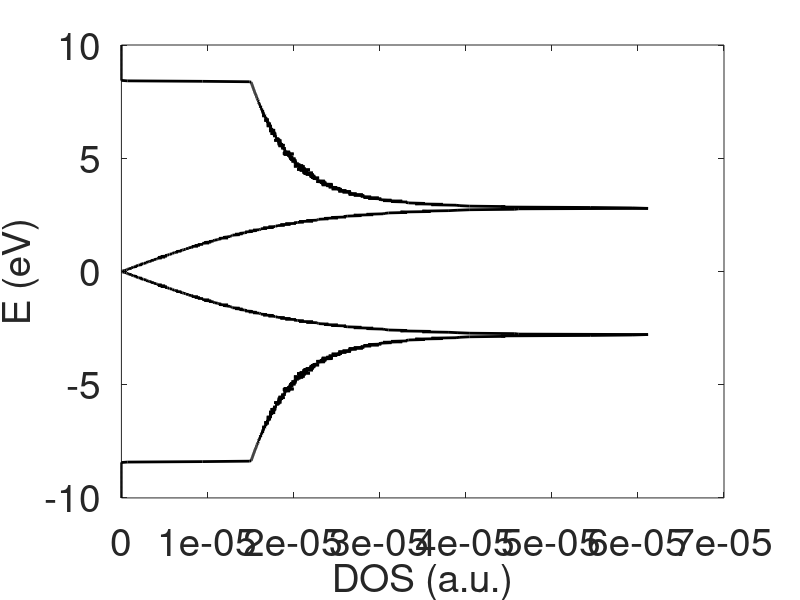

This figure's MATLAB source:
%% DOS of monolayer graphene 

clc
clear all

a=1.42e-10;  % Anstrom  the equation in energy band is atom distance (m)
gamma0=2.8; % eV  Energy dispersion fitting parameter
sigma=0.01;  % Gausian broadening 


spin=2; % Spin degeneracy 2
valey=1; % Valley degeneracy: when intergration is over the entire
% first brolluin zone, valley=1.
scale=spin*valey/(2*pi)^2;  % here I figured out the unit problem. 


Kx=2*pi/(a*3); %% kx of K point
Ky=2*pi/(a*3)/sqrt(3); %% ky of K point
points=500; %% mesh point

% define ky array
ky=linspace(-Kx/(sqrt(3)/2),Kx/(sqrt(3)/2),points); 
dky=abs(ky(2)-ky(1)); 

%% Photo energy
E_boundary=10;
E=linspace(0,E_boundary,points);


% Generate k points in FBZ 
for count=1:1:length(E)
    for count_ky=1:1:length(ky)
        
        % limit kx in the first Brolluin zone 
        if ky(count_ky)<-Ky|ky(count_ky)>Ky
            Kx_BZ=abs(abs(ky(count_ky))-Kx/(sqrt(3)/2))*sqrt(3);
        else
            Kx_BZ=Kx;
        end
        % define kx array. 
        kx=linspace(-Kx_BZ,Kx_BZ,points);
        dkx=abs(kx(2)-kx(1));
        %scatter(kx(count_ky,:),count_ky.*ones(1,length(kx(count_ky,:))));
        %hold on
        
        % Graphene energy dispersion. 
        Ek=sqrt(gamma0^2*(1+4*((cos(ky(count_ky)*sqrt(3)*a/2)).^2)+...
            4*cos(ky(count_ky)*sqrt(3)*a/2).*cos(kx*3*a/2)));
        
        % delta function replaced by Gaussian function. 
        delta=exp(-(E(count)-Ek).^2./(2*sigma^2))./(sqrt(2*pi*sigma^2));
        
        % DOS
        DOS_ky(count_ky)=sum(delta)*dkx;

    end
    DOS(count)=sum(DOS_ky).*dky./(points^2);
end

DOS_final= scale.*DOS./(1e9)^2; % DOS unit eV-1.nm-2. 

%% plot 
plot(DOS_final,E,'color','k','linewidth',2)
hold on 
plot(DOS_final,-E,'color','k','linewidth',2)

set(gca,'fontsize',28)
xlabel(['DOS (a.u.)'],'FontSize',28)
ylabel(['E (eV)'],'FontSize',28)
set(gcf,'Position',[500 300 800 600])
%xlim([-7.9,7.9])


set(gcf,'PaperOrientation','landscape')
print(gcf, 'DOS_monolayer graphene.pdf', '-dpdf','-r0','-bestfit')




